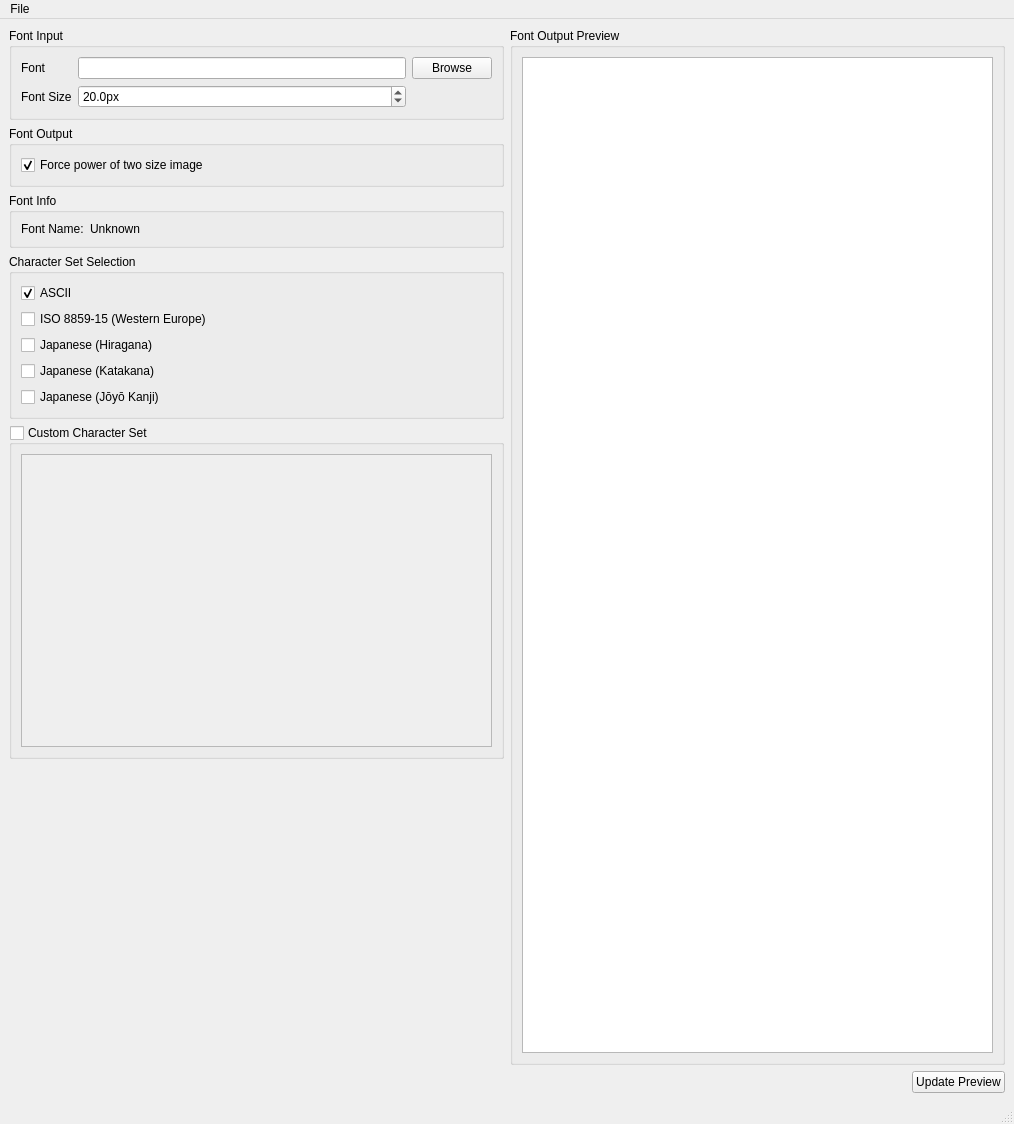
<?xml version="1.0" encoding="UTF-8"?>
<ui version="4.0">
 <class>TextureFontCreatorGUIClass</class>
 <widget class="QMainWindow" name="TextureFontCreatorGUIClass">
  <property name="geometry">
   <rect>
    <x>0</x>
    <y>0</y>
    <width>1014</width>
    <height>1124</height>
   </rect>
  </property>
  <property name="windowTitle">
   <string>Texture Font Creator</string>
  </property>
  <property name="windowIcon">
   <iconset resource="graphics.qrc">
    <normaloff>:/new/prefix1/Icon</normaloff>:/new/prefix1/Icon</iconset>
  </property>
  <widget class="QWidget" name="centralwidget">
   <layout class="QHBoxLayout" name="horizontalLayout_3">
    <item>
     <layout class="QVBoxLayout" name="verticalLayout_2">
      <item>
       <widget class="QGroupBox" name="groupBox">
        <property name="title">
         <string>Font Input</string>
        </property>
        <layout class="QGridLayout" name="gridLayout">
         <item row="0" column="0">
          <widget class="QLabel" name="label_2">
           <property name="text">
            <string>Font</string>
           </property>
          </widget>
         </item>
         <item row="0" column="1">
          <widget class="QLineEdit" name="fontPathEdit"/>
         </item>
         <item row="0" column="2">
          <widget class="QPushButton" name="fontPathBrowseButton">
           <property name="text">
            <string>Browse</string>
           </property>
          </widget>
         </item>
         <item row="1" column="0">
          <widget class="QLabel" name="label_3">
           <property name="text">
            <string>Font Size</string>
           </property>
          </widget>
         </item>
         <item row="1" column="1">
          <widget class="QDoubleSpinBox" name="fontInputSizeSpinBox">
           <property name="suffix">
            <string>px</string>
           </property>
           <property name="decimals">
            <number>1</number>
           </property>
           <property name="maximum">
            <double>999.000000000000000</double>
           </property>
           <property name="value">
            <double>20.000000000000000</double>
           </property>
          </widget>
         </item>
        </layout>
       </widget>
      </item>
      <item>
       <widget class="QGroupBox" name="groupBox_2">
        <property name="title">
         <string>Font Output</string>
        </property>
        <layout class="QGridLayout" name="gridLayout_2">
         <item row="0" column="1">
          <spacer name="horizontalSpacer_2">
           <property name="orientation">
            <enum>Qt::Horizontal</enum>
           </property>
           <property name="sizeHint" stdset="0">
            <size>
             <width>40</width>
             <height>20</height>
            </size>
           </property>
          </spacer>
         </item>
         <item row="0" column="0">
          <widget class="QCheckBox" name="powerOfTwoCheckBox">
           <property name="text">
            <string>Force power of two size image</string>
           </property>
           <property name="checked">
            <bool>true</bool>
           </property>
          </widget>
         </item>
        </layout>
       </widget>
      </item>
      <item>
       <widget class="QGroupBox" name="groupBox_3">
        <property name="title">
         <string>Font Info</string>
        </property>
        <layout class="QHBoxLayout" name="horizontalLayout_4">
         <item>
          <widget class="QLabel" name="label_5">
           <property name="text">
            <string>Font Name:</string>
           </property>
          </widget>
         </item>
         <item>
          <widget class="QLabel" name="fontNameLabel">
           <property name="sizePolicy">
            <sizepolicy hsizetype="Expanding" vsizetype="Preferred">
             <horstretch>0</horstretch>
             <verstretch>0</verstretch>
            </sizepolicy>
           </property>
           <property name="text">
            <string>Unknown</string>
           </property>
          </widget>
         </item>
        </layout>
       </widget>
      </item>
      <item>
       <widget class="QGroupBox" name="groupBox_4">
        <property name="title">
         <string>Character Set Selection</string>
        </property>
        <layout class="QVBoxLayout" name="verticalLayout_3">
         <item>
          <widget class="QCheckBox" name="ASCII_checkBox">
           <property name="text">
            <string>ASCII</string>
           </property>
           <property name="checked">
            <bool>true</bool>
           </property>
          </widget>
         </item>
         <item>
          <widget class="QCheckBox" name="ISO_8859_15_checkBox">
           <property name="text">
            <string>ISO 8859-15 (Western Europe)</string>
           </property>
          </widget>
         </item>
         <item>
          <widget class="QCheckBox" name="japaneseHiraganaCheckbox">
           <property name="text">
            <string>Japanese (Hiragana)</string>
           </property>
          </widget>
         </item>
         <item>
          <widget class="QCheckBox" name="japaneseKatakanaCheckbox">
           <property name="text">
            <string>Japanese (Katakana)</string>
           </property>
          </widget>
         </item>
         <item>
          <widget class="QCheckBox" name="japaneseKanjiCheckbox">
           <property name="text">
            <string>Japanese (Jōyō Kanji)</string>
           </property>
          </widget>
         </item>
        </layout>
       </widget>
      </item>
      <item>
       <widget class="QGroupBox" name="customCharacterSetGroupBox">
        <property name="title">
         <string>Custom Character Set</string>
        </property>
        <property name="checkable">
         <bool>true</bool>
        </property>
        <property name="checked">
         <bool>false</bool>
        </property>
        <layout class="QHBoxLayout" name="horizontalLayout_5">
         <item>
          <widget class="QTextEdit" name="customCharacterSetTextEdit">
           <property name="acceptRichText">
            <bool>false</bool>
           </property>
          </widget>
         </item>
        </layout>
       </widget>
      </item>
      <item>
       <spacer name="verticalSpacer_2">
        <property name="orientation">
         <enum>Qt::Vertical</enum>
        </property>
        <property name="sizeHint" stdset="0">
         <size>
          <width>20</width>
          <height>40</height>
         </size>
        </property>
       </spacer>
      </item>
     </layout>
    </item>
    <item>
     <layout class="QVBoxLayout" name="verticalLayout">
      <item>
       <widget class="QGroupBox" name="FontPreviewGroupBox">
        <property name="title">
         <string>Font Output Preview</string>
        </property>
        <property name="flat">
         <bool>false</bool>
        </property>
        <property name="checkable">
         <bool>false</bool>
        </property>
        <layout class="QHBoxLayout" name="horizontalLayout_2">
         <item>
          <widget class="QGraphicsView" name="previewGraphicsView">
           <property name="cursor" stdset="0">
            <cursorShape>ArrowCursor</cursorShape>
           </property>
           <property name="acceptDrops">
            <bool>false</bool>
           </property>
           <property name="dragMode">
            <enum>QGraphicsView::ScrollHandDrag</enum>
           </property>
          </widget>
         </item>
        </layout>
       </widget>
      </item>
      <item>
       <layout class="QHBoxLayout" name="horizontalLayout">
        <item>
         <spacer name="horizontalSpacer">
          <property name="orientation">
           <enum>Qt::Horizontal</enum>
          </property>
          <property name="sizeHint" stdset="0">
           <size>
            <width>40</width>
            <height>20</height>
           </size>
          </property>
         </spacer>
        </item>
        <item>
         <widget class="QPushButton" name="updatePreviewButton">
          <property name="text">
           <string>Update Preview</string>
          </property>
         </widget>
        </item>
       </layout>
      </item>
     </layout>
    </item>
   </layout>
  </widget>
  <widget class="QMenuBar" name="menubar">
   <property name="geometry">
    <rect>
     <x>0</x>
     <y>0</y>
     <width>1014</width>
     <height>38</height>
    </rect>
   </property>
   <widget class="QMenu" name="menuFile">
    <property name="title">
     <string>File</string>
    </property>
    <addaction name="actionSave_Texture_Font"/>
    <addaction name="separator"/>
    <addaction name="actionExit"/>
   </widget>
   <addaction name="menuFile"/>
  </widget>
  <widget class="QStatusBar" name="statusbar"/>
  <action name="actionExit">
   <property name="text">
    <string>Exit</string>
   </property>
  </action>
  <action name="actionSave_Texture_Font">
   <property name="text">
    <string>Save Texture Font</string>
   </property>
  </action>
 </widget>
 <resources>
  <include location="graphics.qrc"/>
 </resources>
 <connections>
  <connection>
   <sender>actionExit</sender>
   <signal>triggered()</signal>
   <receiver>TextureFontCreatorGUIClass</receiver>
   <slot>close()</slot>
   <hints>
    <hint type="sourcelabel">
     <x>-1</x>
     <y>-1</y>
    </hint>
    <hint type="destinationlabel">
     <x>399</x>
     <y>272</y>
    </hint>
   </hints>
  </connection>
 </connections>
</ui>
